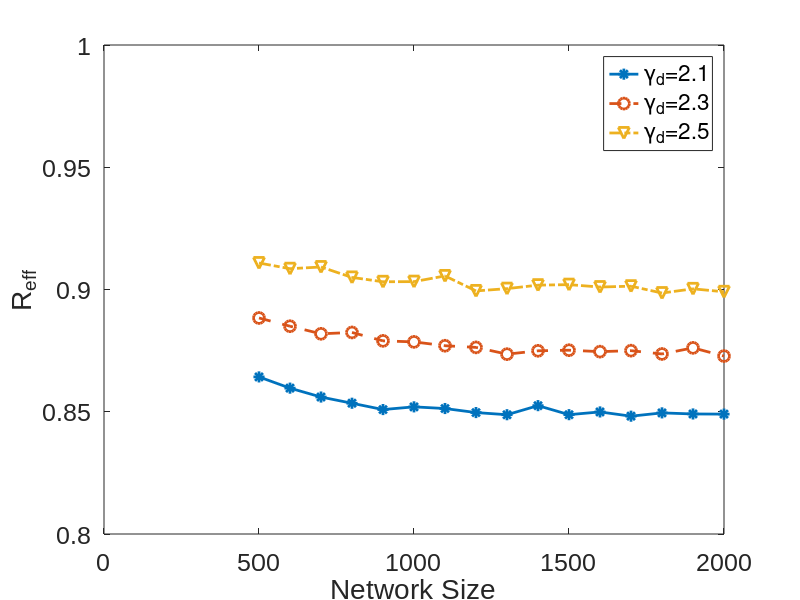
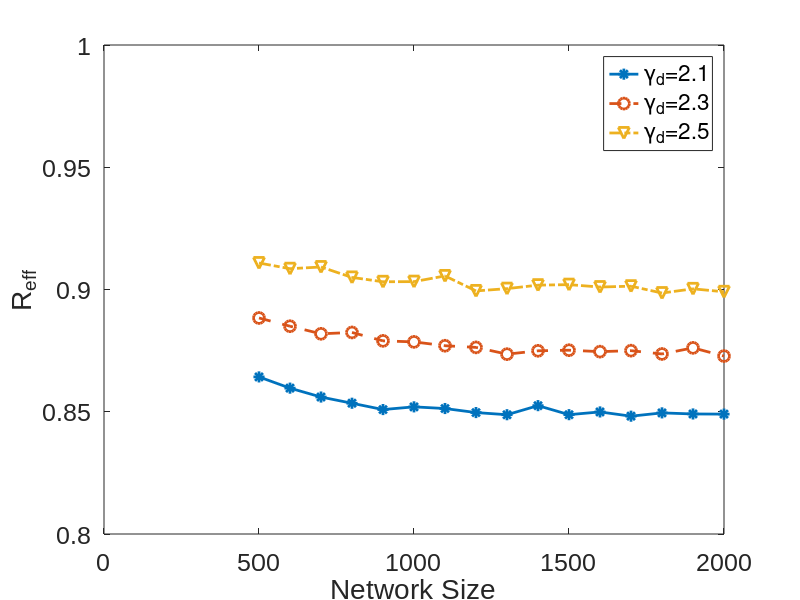
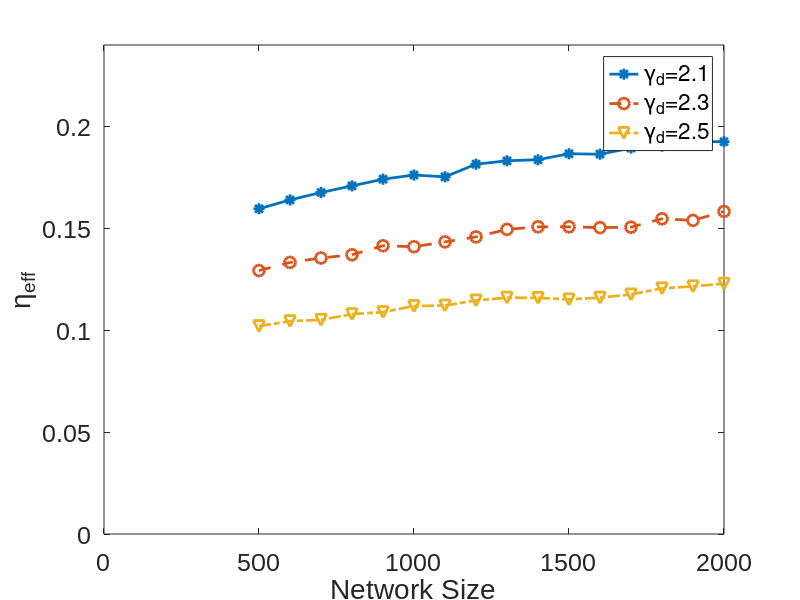
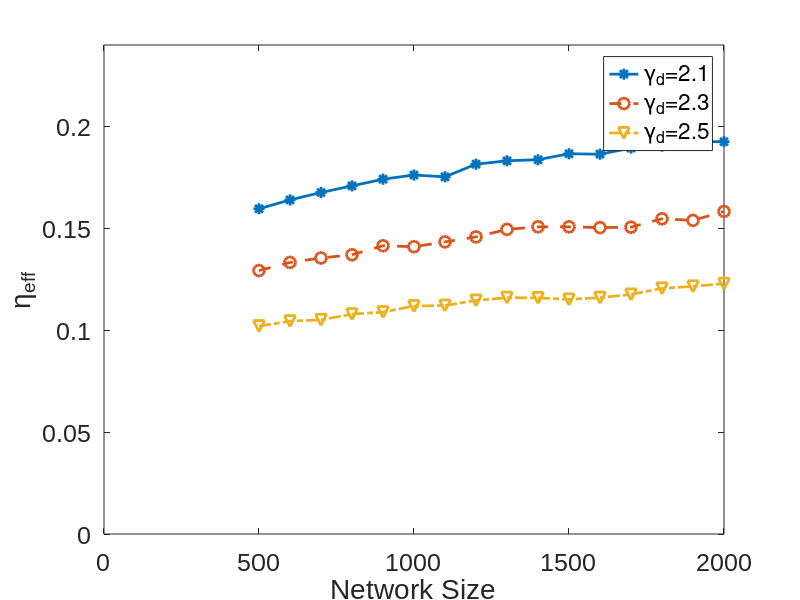

Write the MATLAB code that produced these figures, in order.
clear; clc; rng('default'); rng(0); tic; close all

mkdir('./Figure/'); mkdir('./Data/')

% SF21; SF23; SF25;

load('./Data/Data_SF2.1.mat'); Reff1 = Data(:,:,3); etaeff1 = Data(:,:,4); R1 = Data(:,:,1);
ReffMean1 = mean(Reff1,2); ReffMax1 = max(Reff1,[],2); ReffMin1 = min(Reff1,[],2);
ErrorUpReff1 = ReffMax1 - ReffMean1; ErrorDownReff1 = ReffMean1 - ReffMin1;
etaeffMean1 = mean(etaeff1,2); etaeffMax1 = max(etaeff1,[],2); etaeffMin1 = min(etaeff1,[],2);
ErrorUpeta1 = etaeffMax1 - etaeffMean1; ErrorDowneta1 = etaeffMean1 - etaeffMin1;
RMean1 = mean(R1,2); RMax1 = max(R1,[],2); RMin1 = min(R1,[],2);
ErrorUpR1 = RMax1 - RMean1; ErrorDownR1 = RMean1 - RMin1;

load('./Data/Data_SF2.3.mat'); Reff2 = Data(:,:,3); etaeff2 = Data(:,:,4); R2 = Data(:,:,1);
ReffMean2 = mean(Reff2,2); ReffMax2 = max(Reff2,[],2); ReffMin2 = min(Reff2,[],2);
ErrorUpReff2 = ReffMax2 - ReffMean2; ErrorDownReff2 = ReffMean2 - ReffMin2;
etaeffMean2 = mean(etaeff2,2); etaeffMax2 = max(etaeff2,[],2); etaeffMin2 = min(etaeff2,[],2);
ErrorUpeta2 = etaeffMax2 - etaeffMean2; ErrorDowneta2 = etaeffMean2 - etaeffMin2;
RMean2 = mean(R2,2); RMax2 = max(R2,[],2); RMin2 = min(R2,[],2);
ErrorUpR2 = RMax2 - RMean2; ErrorDownR2 = RMean2 - RMin2;

load('./Data/Data_SF2.5.mat'); Reff3 = Data(:,:,3); etaeff3 = Data(:,:,4); R3 = Data(:,:,1);
ReffMean3 = mean(Reff3,2); ReffMax3 = max(Reff3,[],2); ReffMin3 = min(Reff3,[],2);
ErrorUpReff3 = ReffMax3 - ReffMean3; ErrorDownReff3 = ReffMean3 - ReffMin3;
etaeffMean3 = mean(etaeff3,2); etaeffMax3 = max(etaeff3,[],2); etaeffMin3 = min(etaeff3,[],2);
ErrorUpeta3 = etaeffMax3 - etaeffMean3; ErrorDowneta3 = etaeffMean3 - etaeffMin3;
RMean3 = mean(R3,2); RMax3 = max(R3,[],2); RMin3 = min(R3,[],2);
ErrorUpR3 = RMax3 - RMean3; ErrorDownR3 = RMean3 - RMin3;

n = 2;
N = N(1:n:end); ReffMean1 = ReffMean1(1:n:end); ReffMean2 = ReffMean2(1:n:end); ReffMean3 = ReffMean3(1:n:end);
etaeffMean1 = etaeffMean1(1:n:end); etaeffMean2 = etaeffMean2(1:n:end); etaeffMean3 = etaeffMean3(1:n:end);
eta_eff_c = ((K + c -2 * sqrt(K * c)) * alpha) / (K * delta) * ones(x_axis,1);

Fig1 = figure('Name','R_{eff} vs N','NumberTitle','off');
plot(N,ReffMean1,'-*','MarkerSize',8,'LineWidth',2,'DisplayName','\gamma_d=2.1'); hold on
plot(N,ReffMean2,'--o','MarkerSize',8,'LineWidth',2,'DisplayName','\gamma_d=2.3'); hold on
plot(N,ReffMean3,'-.v','MarkerSize',8,'LineWidth',2,'DisplayName','\gamma_d=2.5')
% errorbar(N,RMean1,ErrorDownR1,ErrorUpR1,'-o','MarkerSize',6,'LineWidth',2,'DisplayName','\it Theoretical');
legend('Location','Best')
xlabel('Network Size'); ylabel('R_{eff}');
% xlim([100,1000]);
ylim([0.8,1])
set(gca,'FontSize',18,'FontName','Arial')
% set(gca,,'XTick',[100,200,300,400,500,600,700,800,900,1000])

Fig2 = figure('Name','eta_{eff} vs N','NumberTitle','off');
p1 = plot(N,etaeffMean1,'-*','MarkerSize',8,'LineWidth',2,'DisplayName','\gamma_d=2.1'); hold on;
p2 = plot(N,etaeffMean2,'--o','MarkerSize',8,'LineWidth',2,'DisplayName','\gamma_d=2.3'); hold on;
p3 = plot(N,etaeffMean3,'-.v','MarkerSize',8,'LineWidth',2,'DisplayName','\gamma_d=2.5');
% hold on;
% plot(N,eta_eff_c,'--','LineWidth',2);
% text(0.17,0.85,'\it Critical Value','FontSize',18,'FontName','Times New Roman','Color','#D95319')
xlabel('Network Size'); ylabel('\eta_{eff}');
% xlim([100,1000]);
ylim([0,0.24])
legend([p1, p2, p3],'Location','Best')
set(gca,'FontSize',18,'FontName','Arial')
% set(gca,,'XTick',[100,200,300,400,500,600,700,800,900,1000])

saveas(Fig1,'./Figure/Fig4a','epsc'); saveas(Fig1,'./Figure/Fig4a');
saveas(Fig2,'./Figure/Fig4b','epsc'); saveas(Fig2,'./Figure/Fig4b');